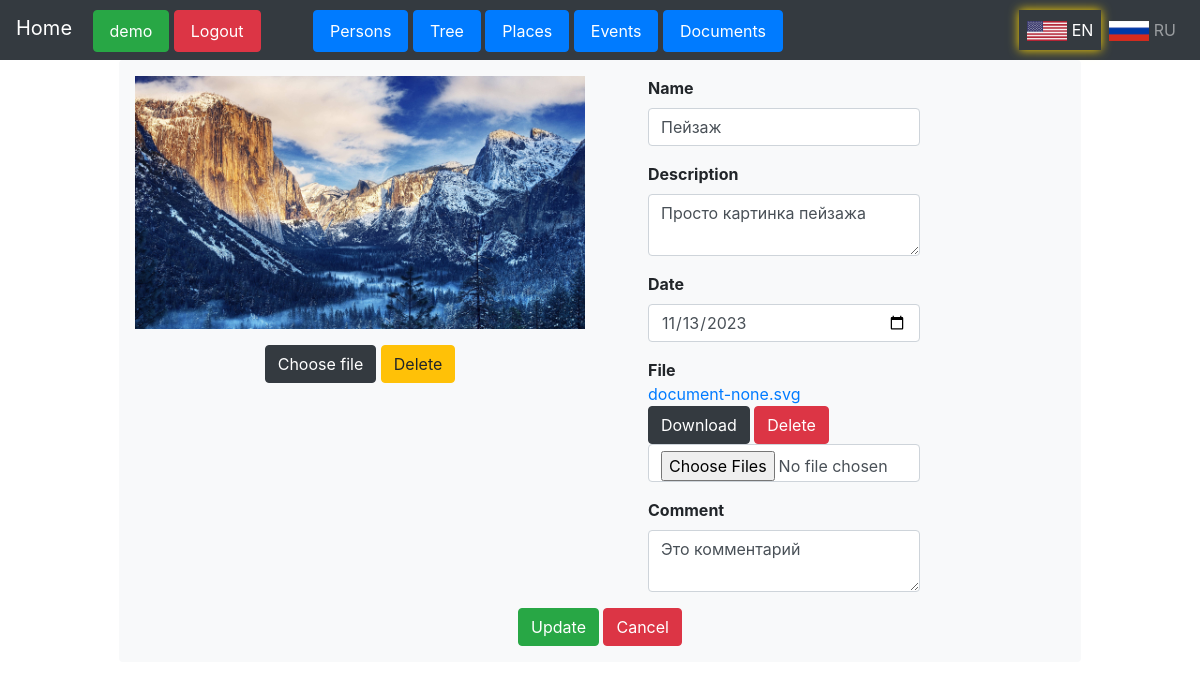
The page /documents/user/admin/edit_document/1 (signed in) on the database its author committed.
### treeflaskapp/models.py (models this page shows)
class Document(db.Model):
    id = db.Column(db.Integer, primary_key=True)
    user_id = db.Column(db.Integer, db.ForeignKey('user.id'), nullable=False)
    name = db.Column(db.String(150), nullable=False)
    description = db.Column(db.String(500), nullable=True)
    date = db.Column(db.Date, nullable=True)
    comment = db.Column(db.String(500), nullable=True)
    icon = db.Column(db.String(150), nullable=True)
    files = db.relationship('File', backref='document', lazy=True)

class File(db.Model):
    id = db.Column(db.Integer, primary_key=True)
    file_path = db.Column(db.String(150), nullable=True)
    document_id = db.Column(db.Integer, db.ForeignKey('document.id'), nullable=False)

### treeflaskapp/blueprint_documents.py (the view, shortened to what this page needs)
@documents.route('/user/<username>/edit_document/<int:id>', methods=['GET', 'POST'])
@login_required
def edit_document(username, id):
    document = Document.query.get(id)
    if document is None or document.user_id != current_user.id:
        abort(403)
    form = DocumentForm(obj=document, user_language=g.user_language)
    file_form = FileForm(user_language=g.user_language)
    return render_template('edit_document.html', form=form, file_form=file_form, username=username, document=document)

### treeflaskapp/forms.py
class FileForm(FlaskForm):
    file_path = FileField('File', validators=[Optional()])
    submit = SubmitField()
    def __init__(self, user_language='en', *args, **kwargs):
        super().__init__(*args, **kwargs)
        self.user_language = user_language
        self.file_path.label.text = self.translate('File')
        self.submit.label.text = self.translate('Submit')
    def translate(self, text):
        translations = {
            'en': {'File': 'File', 'Submit': 'Submit', 'This field is required.': 'This field is required.'},
            'ru': {'File': 'Файл', 'Submit': 'Отправить', 'This field is required.': 'Это поле обязательно для заполнения.'}
        }
        return translations.get(self.user_language, {}).get(text, text)

### treeflaskapp/__init__.py (called while the page is built)
@app.before_request
def before_request():
    g.user_language = session.get('user_language')
    if g.user_language not in ['en', 'ru']:
        g.user_language = 'en'  # default to English if no valid language is set in session

### treeflaskapp/forms.py (called while the page is built)
    def translate(self, text):
        translations = {
            'en': {'Name': 'Name', 'Description': 'Description', 'Date': 'Date', 'Comment': 'Comment', 'Icon': 'Icon', 'Submit': 'Submit', 'This field is required.': 'This field is required.'},
            'ru': {'Name': 'Название', 'Description': 'Описание', 'Date': 'Дата', 'Comment': 'Комментарий', 'Icon': 'Иконка', 'Submit': 'Отправить', 'This field is required.': 'Это поле обязательно для заполнения.'}
        }
        return translations.get(self.user_language, {}).get(text, text)

### treeflaskapp/routes.py (called while the page is built)
@login_manager.user_loader
def load_user(user_id):
    return User.query.get(int(user_id))

@app.before_request
def before_request():
    g.user_language = session.get('user_language', 'en')

### treeflaskapp/templates/edit_document.html (shortened to what this page needs)
{% extends "user_panel.html" %}
{% block content %}
<div class="container">
    <div class="form-container bg-light p-3 rounded">
        <form action="/documents/user/{{ username }}/edit_document/{{ document.id }}" method="post" enctype="multipart/form-data" class="needs-validation" novalidate>
            <div class="row">
                <div class="col-md-6 text-left">
                    <div class="form-group text-center">
                        <div class="form-group text-center">
                            {% if document.icon %}
                                <img id="myImg" src="{{ url_for('static', filename=document.icon) }}"
                                     alt="Icon Image"
                                     style="width: 100%; max-width: 30.0em; height: auto; object-fit: cover;"
                                     data-toggle="modal" data-target="#myModal"
                                     data-filename="{{ document.icon }}">
                            {% else %}
                                <img src="{{ url_for('static', filename='images/document-none.svg') }}"
                                     alt="No User Photo"
                                     style="width: 100%; max-width: 35.0em; height: auto; object-fit: cover;">
                            {% endif %}
                        </div>
                        <label class="custom-file-upload">
                            <span id="file-name">
                                <button type="button" id="file-upload-button" class="btn btn-dark">
                                    {% if g.user_language == 'en' %}
                                        Choose file
                                    {% elif g.user_language == 'ru' %}
                                        Выберите изображение
                                    {% endif %}
                                </button>
                            </span>
                        </label>
                        <button type="button" id="file-upload-delete" class="btn btn-warning">
                            {% if g.user_language == 'en' %}
                                Delete
                            {% elif g.user_language == 'ru' %}
                                Удалить
                            {% endif %}
                        </button>
                    </div>
                </div>
                <div class="col-md-4 text-left pl-5 pr-0">
                    <div class="form-group">
                        <strong> {{ form.name.label(class="form-label") }} </strong>
                        {{ form.name(class="form-control", required=True) }}
                    </div>
                    <div class="form-group">
                        <strong> {{ form.description.label(class="form-label") }} </strong>
                        {{ form.description(class="form-control") }}
                    </div>
                    <div class="form-group">
                        <strong> {{ form.date.label(class="form-label") }} </strong>
                        {{ form.date(class="form-control") }}
                    </div>
                    <div class="form-group">
                        <strong> {{ file_form.file_path.label.text }} </strong>
                        {% for file in document.files %}
                            {% if file.file_path %}
                                <br>
                                <a href="{{ url_for('static', filename=file.file_path) }}" target="_blank">{{ file.file_path.split('/')[-1] }}</a>
                                <br>
                                <a href="{{ url_for('static', filename=file.file_path) }}" download class="btn btn-dark">
                                    {{ 'Download' if g.user_language == 'en' else 'Скачать' }}
                                </a>
                                <button type="button" class="btn btn-danger" data-file-path="{{ file.file_path }}" id="deleteFile">
                                    {{ 'Delete' if g.user_language == 'en' else 'Удалить' }}
                                </button>
                                <br>
                            {% endif %}
                        {% else %}
                            <br>
                            {{ 'No data' if g.user_language == 'en' else 'Нет данных' }}
                        {% endfor %}
                        {{ file_form.file_path(class="form-control", required=False, multiple=True) }}
                    </div>
                    <div class="form-group">
                        <strong> {{ form.comment.label(class="form-label") }} </strong>
                        {{ form.comment(class="form-control") }}
                    </div>
                </div>
            </div>
            <div class="text-center">
                {% if g.user_language == 'en' %}
                    {{ form.submit(class='btn btn-success', value='Update') }}
                    <a href="{{ url_for('documents.documents_view', username=username) }}" class="btn btn-danger">Cancel</a>
                {% elif g.user_language == 'ru' %}
                    {{ form.submit(class='btn btn-success', value='Обновить') }}
                    <a href="{{ url_for('documents.documents_view', username=username) }}" class="btn btn-danger">Отмена</a>
                {% endif %}
            </div>
        </form>
    </div>
</div>
{% endblock %}

### rows shown on the page
Document: icon (picture), name "Пейзаж", description "Просто картинка пейзажа", date "11/13/2023", comment "Это комментарий"
File: file_path "document-none.svg", user_language "Download", user_language "Delete"

### other values the page prints
{{ session['username'] }} "demo"
{{ file_form.file_path.label.text }} "File"
